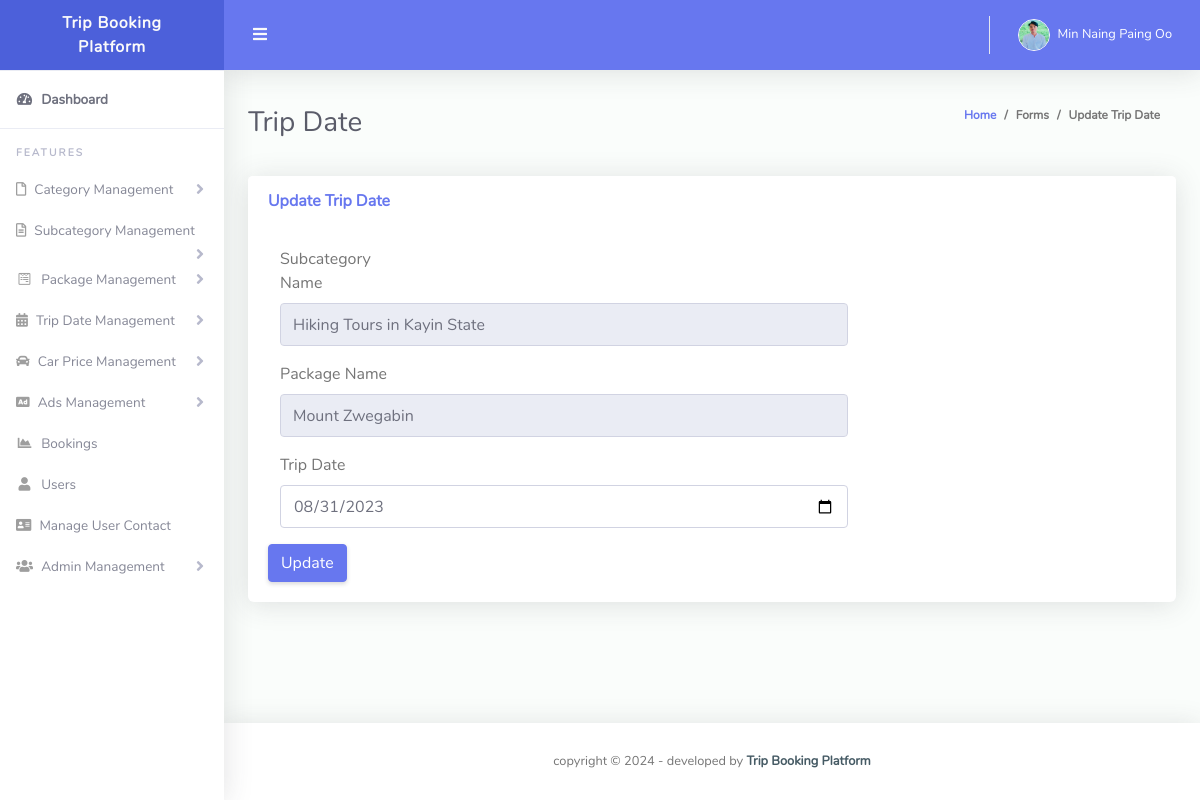
The app's page /Admin/update_trip_date.php?tdid=11 (signed in) with its own data.
### tables this page shows
CREATE TABLE `date` (
  `Id` int(11) NOT NULL,
  `SubCatId` int(20) NOT NULL,
  `PackageId` int(20) NOT NULL,
  `Date` date NOT NULL,
  `ModifyDate` date NOT NULL DEFAULT current_timestamp()
);

CREATE TABLE `subcategory` (
  `SubCatId` int(10) NOT NULL,
  `SubCatName` varchar(50) NOT NULL,
  `CategoryId` int(10) NOT NULL,
  `Picture` varchar(1000) NOT NULL,
  `Detail` varchar(1000) NOT NULL
);

CREATE TABLE `package` (
  `PackageId` int(10) NOT NULL,
  `PackageName` varchar(150) NOT NULL,
  `CategoryId` int(15) NOT NULL,
  `SubCatId` int(15) NOT NULL,
  `PackagePrice` bigint(200) NOT NULL,
  `Picture1` varchar(1000) NOT NULL,
  `Picture2` varchar(1000) NOT NULL,
  `Picture3` varchar(1000) NOT NULL,
  `Detail` varchar(4000) NOT NULL,
  `NoOfDay` int(15) NOT NULL
);

### Admin/update_trip_date.php (the view, shortened to what this page needs)
<!DOCTYPE html>
<html lang="en">
<head>
  <link href="vendor/fontawesome-free/css/all.min.css" rel="stylesheet" type="text/css">
  <link href="vendor/bootstrap/css/bootstrap.min.css" rel="stylesheet" type="text/css">
  <link href="css/ruang-admin.min.css" rel="stylesheet">
</head>
<body id="page-top">
  <div id="wrapper">
    <?php include('includes/sidebar.php');?>
    <div id="content-wrapper" class="d-flex flex-column">
      <div id="content">
        <?php include('includes/header.php');?>
        <div class="container-fluid" id="container-wrapper">
          <div class="d-sm-flex align-items-center justify-content-between mb-4">
            <h1 class="h3 mb-0 text-gray-800">Trip Date</h1>
            <ol class="breadcrumb">
              <li class="breadcrumb-item"><a href="index.php">Home</a></li>
              <li class="breadcrumb-item">Forms</li>
              <li class="breadcrumb-item active" aria-current="page">Update Trip Date</li>
            </ol>
          </div>
          <div class="row">
            <div class="col-lg-12">
              <div class="card mb-4">
                <div class="card-header py-3 d-flex flex-row align-items-center justify-content-between">
                  <h6 class="m-0 font-weight-bold text-primary">Update Trip Date</h6>
                </div>
                <div class="card-body">
                  <?php
                  $tdid=intval($_GET['tdid']);
                  $sql = "SELECT date.Id, subcategory.SubCatName, package.PackageName,date.Date from date,subcategory,package WHERE date.SubCatId=subcategory.SubCatId AND date.PackageId=package.PackageId AND date.Id='".$tdid."';";
                  $result=mysqli_query($cn,$sql);
                  while($data=mysqli_fetch_array($result))
                  {
                  ?>
                      <form class="form-horizontal" name="package" method="post" enctype="multipart/form-data">
                        <div class="form-group">
                          <label for="focusedinput" class="col-sm-2 control-label">Subcategory Name</label>
                          <div class="col-sm-8">
                            <input type="text" class="form-control" name="t1" id="packagename" value="<?php echo $data[1];?>" required="" readonly="true">
                          </div>
                        </div>
                        <div class="form-group">
                          <label for="focusedinput" class="col-sm-2 control-label">Package Name</label>
                          <div class="col-sm-8">
                            <input type="text" class="form-control" name="t2" id="packagename" value="<?php echo $data[2];?>" required="" readonly="true">
                          </div>
                        </div>
                        <div class="form-group">
                          <label for="focusedinput" class="col-sm-2 control-label">Trip Date</label>
                          <div class="col-sm-8">
                          <?php
                              $minDate=date('Y-m-d', strtotime('+1 day'));
                          ?>
                            <input type="date" class="form-control" name="t3" id="packagename" value="<?php echo $data[3];?>" required="" min="<?php echo $minDate; ?>">
                          </div>
                        </div>
                        <div class="row">
                          <div class="col-sm-8 col-sm-offset-2">
                            <button type="submit" name="submit" class="btn-primary btn">Update</button>
                          </div>
                        </div>
                      </form>
                      <?php
                  }
                  ?>
                </div>
              </div>
            </div>
          </div>
        </div>
      </div>
      <?php include('includes/footer.php');?>
    </div>
  </div>
</body>
</html>

### Admin/includes/header.php (shortened to what this page needs)
 <nav class="navbar navbar-expand navbar-light bg-navbar topbar mb-4 static-top">
  <button id="sidebarToggleTop" class="btn btn-link rounded-circle mr-3">
    <i class="fa fa-bars"></i>
  </button>
  <ul class="navbar-nav ml-auto">
    <li class="nav-item dropdown no-arrow">
      <?php
      $cn=mysqli_connect("localhost","root","","trip");
      $aid=$_SESSION['aid'];
      $s="select * from admin where Id='".$aid."'";
      $result=mysqli_query($cn,$s);
      while($data=mysqli_fetch_array($result))
      {
      ?>
          <a class="nav-link dropdown-toggle" href="#" id="userDropdown" role="button" data-toggle="dropdown" aria-haspopup="true" aria-expanded="false">
           <?php
           if($data[7]=="avatar15.jpg")
           {
            ?>
            <img class="img-profile rounded-circle"src="img/avatar15.jpg" style="max-width: 60px">
            <?php
          } else {
            ?>
            <img class="img-profile rounded-circle" src="profileimages/<?php  echo $data[7];?>" style="max-width: 60px">
            <?php
          } ?>
          <span class="ml-2 d-none d-lg-inline text-white small"><?php  echo $data[4];?></span>
        </a>
        <?php
      }
     ?>
  </li>
</ul>
</nav>

### records on screen
date: t1 "Hiking Tours in Kayin State", t2 "Mount Zwegabin", t3 "08/31/2023"

### other values on screen
$data[4] "Min Naing Paing Oo"
